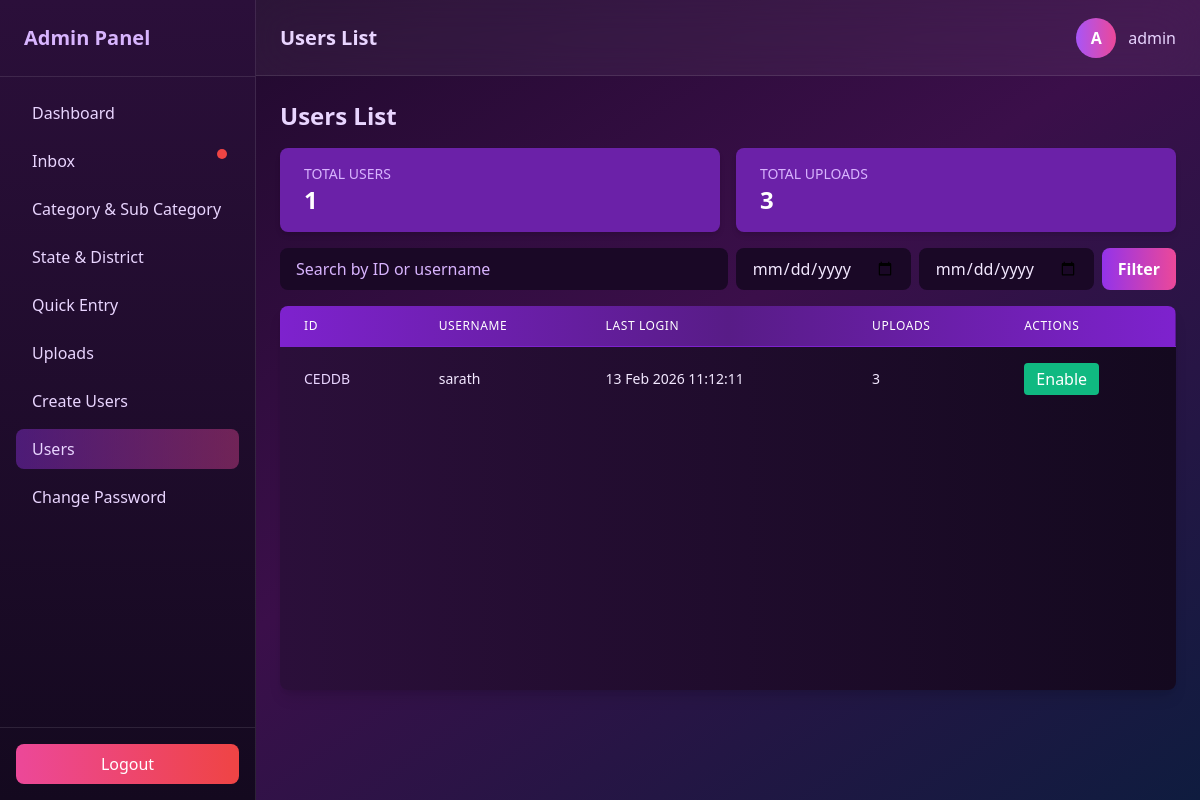
The app's page /userlist (signed in), older data.
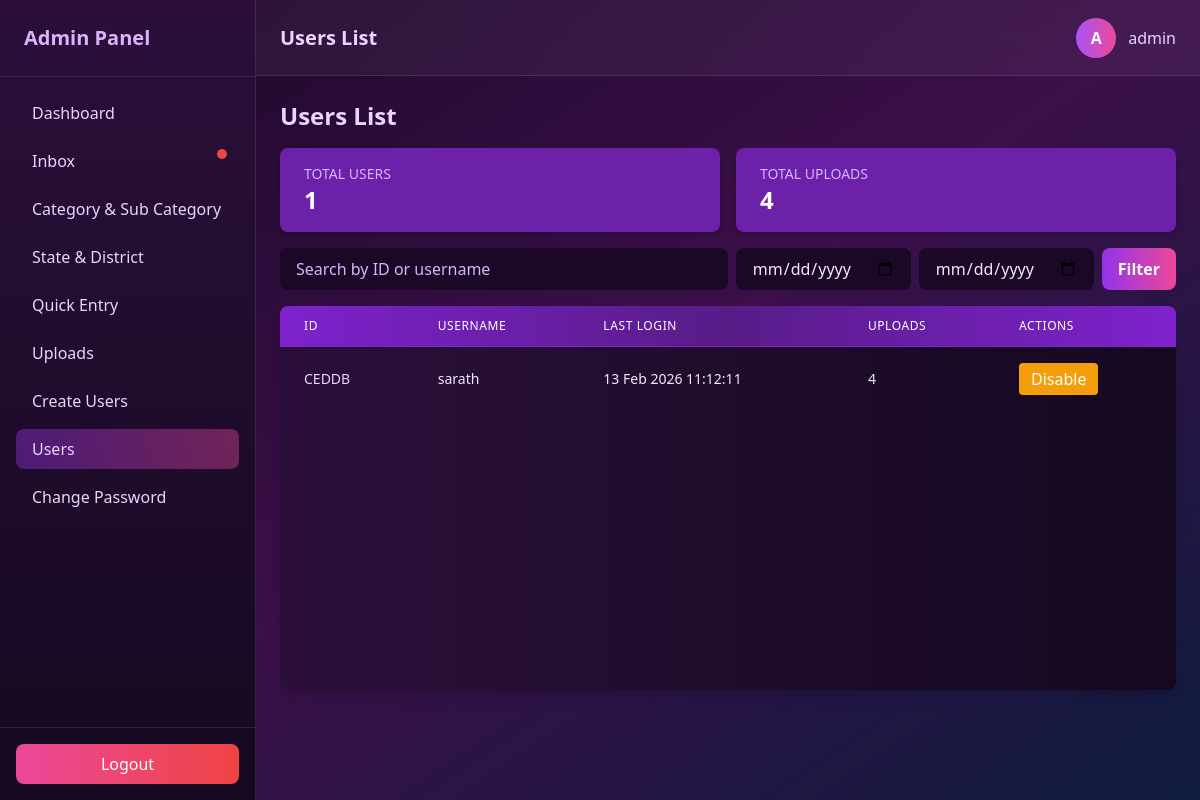
The same page, newer data.
### data/models.py (models this page shows, shortened)
class Userlogin(models.Model):
    id = models.CharField(
        max_length=5,  # C + 4 chars max
        primary_key=True,
        editable=False
    )
    username = models.CharField(max_length=100)
    password = models.CharField(max_length=100)
    last_login = models.DateTimeField(default=timezone.now)
    is_active = models.BooleanField(default=True)  # Add this field

### data/views.py (the view, shortened to what this page needs)
# urls.py: path('userlist',views.userlist, name='userlist'),
@never_cache
@login_required(login_url='/login/')
@user_passes_test(lambda u: u.is_superuser)
def userlist(request):
    users = Userlogin.objects.all().order_by('-last_login')  # all users
    search_query = request.GET.get('search', '')
    if search_query:
        users = users.filter(Q(username__icontains=search_query) | Q(id__icontains=search_query))
    start_date = request.GET.get('start_date')
    end_date = request.GET.get('end_date')
    if start_date:
        users = users.filter(last_login__date__gte=parse_date(start_date))
    if end_date:
        users = users.filter(last_login__date__lte=parse_date(end_date))
    users = users.annotate(upload_count=Count('uploads'))
    context = {
        'users': users,
        'total_users': users.count(),
        'total_uploads': Upload.objects.count(),
        'search_query': search_query,
        'start_date': start_date,
        'end_date': end_date
    }
    return render(request, 'userlist.html', context)

### data/templates/userlist.html (shortened to what the changed rows need)
<!DOCTYPE html>
<html lang="en">
<head>
  <script src="https://cdn.tailwindcss.com"></script>
  <link rel="stylesheet" href="https://cdnjs.cloudflare.com/ajax/libs/font-awesome/7.0.1/css/all.min.css" />
</head>
<body class="min-h-screen flex text-white bg-gradient-to-br from-[#1a0826] via-[#3b0f4a] to-[#0f1c3f]">
<div class="flex-1 flex flex-col">
<header class="px-6 h-[4.78rem] flex justify-between items-center sticky top-0 z-40 bg-white/5 backdrop-blur-xl border-b border-white/10">
  <h1 class="text-xl font-semibold text-purple-200">Users List</h1>
</header>
<main class="flex justify-center items-start min-h-[calc(100vh-4.78rem)] p-6">
  <div class="w-full max-w-6xl">
    <h2 class="text-2xl font-bold text-purple-200 mb-4">Users List</h2>
    <div class="flex flex-wrap gap-4 mb-4">
      <div class="bg-purple-800 text-white rounded-lg px-6 py-4 shadow-md flex-1">
        <h3 class="text-sm font-medium uppercase text-purple-300">Total Uploads</h3>
        <p class="text-2xl font-bold">{{ total_uploads }}</p>
      </div>
    </div>
<div class="overflow-y-auto h-96 rounded-lg shadow-lg bg-gradient-to-r from-[#2b0f3a] to-[#14091f] scrollbar-hide">
  <table class="min-w-full divide-y divide-purple-700">
    <thead class="bg-gradient-to-r from-purple-700 via-purple-900 to-purple-700 sticky top-0 z-10">
      <tr>
        <th class="px-6 py-3 text-left text-xs font-medium text-white uppercase tracking-wider">ID</th>
        <th class="px-6 py-3 text-left text-xs font-medium text-white uppercase tracking-wider">Username</th>
        <th class="px-6 py-3 text-left text-xs font-medium text-white uppercase tracking-wider">Last Login</th>
        <th class="px-6 py-3 text-left text-xs font-medium text-white uppercase tracking-wider">Uploads</th>
        <th class="px-6 py-3 text-left text-xs font-medium text-white uppercase tracking-wider">Actions</th>
      </tr>
    </thead>
    <tbody class="divide-y divide-purple-800" id="usersTableBody">
      {% for user in users %}
      <tr id="user-row-{{ user.id }}" class="hover:bg-purple-800 transition-colors duration-200">
        <td class="px-6 py-4 whitespace-nowrap text-sm font-medium text-purple-200">{{ user.id }}</td>
        <td class="px-6 py-4 whitespace-nowrap text-sm text-purple-100">{{ user.username }}</td>
        <td class="px-6 py-4 whitespace-nowrap text-sm text-purple-100">{{ user.last_login|date:"d M Y H:i:s" }}</td>
        <td class="px-6 py-4 whitespace-nowrap text-sm text-purple-100">{{ user.upload_count }}</td>
        <td class="px-6 py-4">
    <button onclick="toggleUser('{{ user.id }}', {{ user.is_active|yesno:'true,false' }})"
            class="px-3 py-1 rounded text-white transition"
            style="background-color: {{ user.is_active|yesno:'#f59e0b,#10b981' }};">
      {{ user.is_active|yesno:'Disable,Enable' }}
    </button>
  </td>
      </tr>
      {% empty %}
      <tr>
        <td colspan="5" class="px-6 py-4 text-center text-purple-300">No users found.</td>
      </tr>
      {% endfor %}
    </tbody>
  </table>
</div>
  </div>
</main>
</div>
</body>
</html>

Row changes from the older to the newer data that the page shows:
changed Userlogin "CEDDB": upload_count "3" → "4"; is_active "Enable" → "Disable"
Text that changed along with them:
{{ total_uploads }}: "3" → "4"
